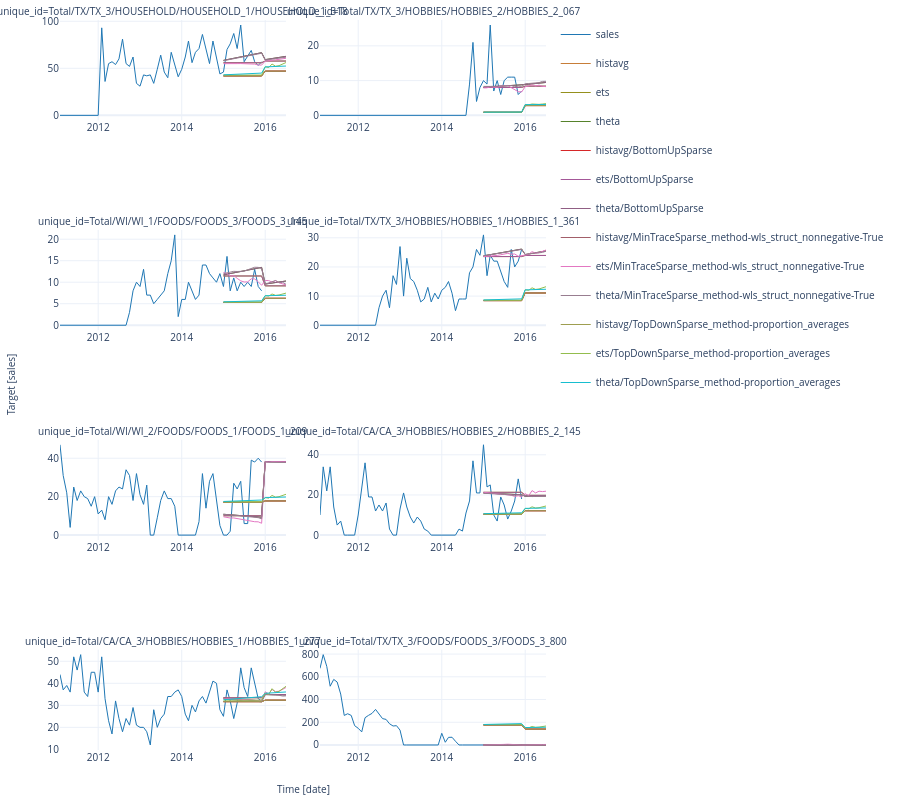

Notebook cell for this chart:
### Markdown cell above
## 15. Optional Visualisation

Plots a handful of series (random by default) with their actual history
and every reconciled forecast overlaid. To look at specific nodes instead
of random ones, pass `ids=[...]` - remember every `unique_id` now starts
with `"Total/"`, e.g. `ids=["Total/CA", "Total/CA/CA_1"]`.

### Code cell
plot_series(
    df=Y_df.query(f"{cat_label_col}.isin(['train', 'test'])").drop(columns=[cat_label_col]),
    forecasts_df=rec_fc.drop(columns=[cat_label_col]),
    time_col=date_col, target_col=target_col,
    max_ids=8, plot_random=True, engine="plotly",
    # ids=["Total/CA", "Total/CA/CA_1"],  # uncomment to pin specific nodes
)
